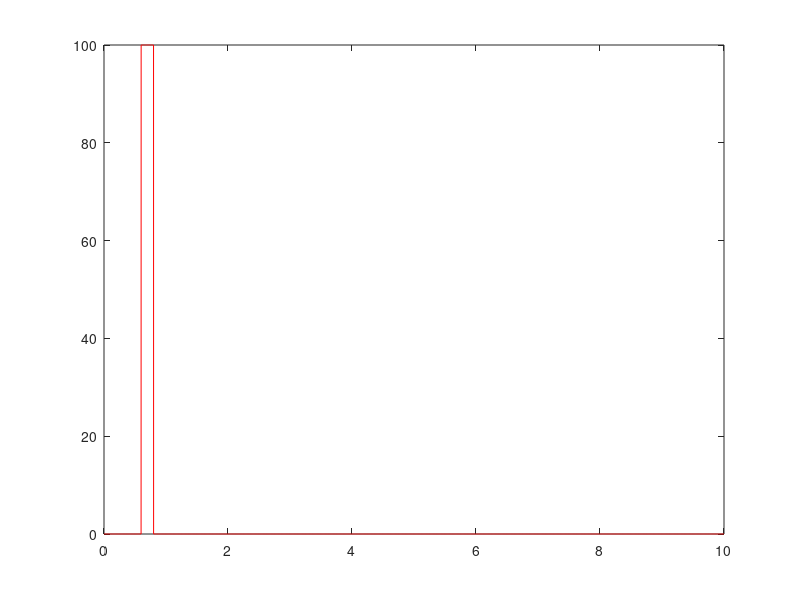
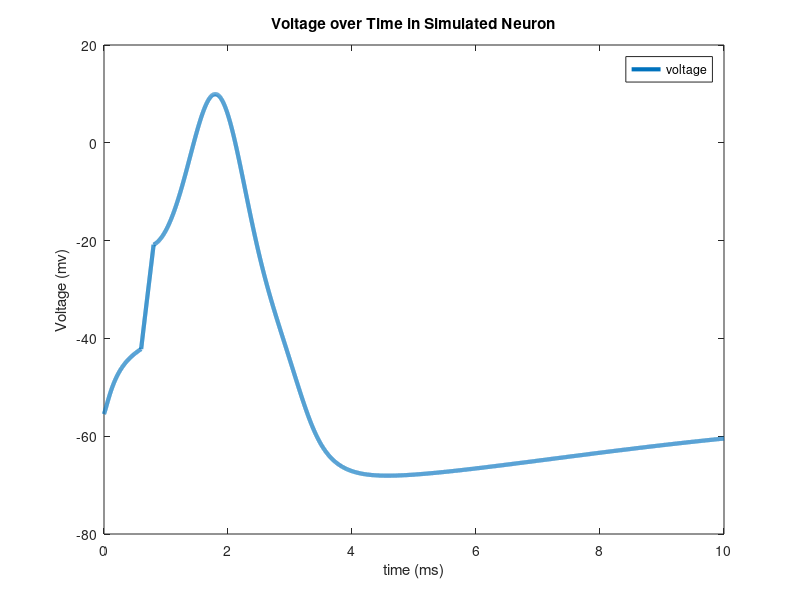
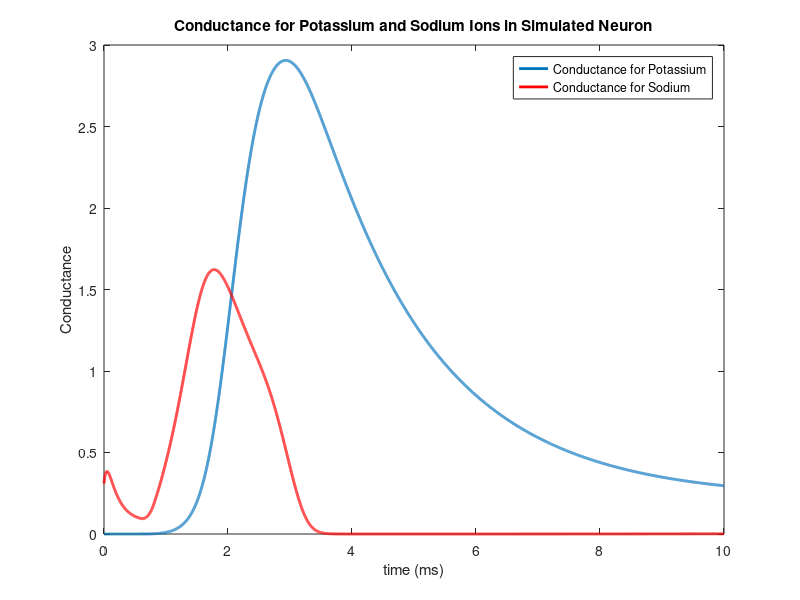
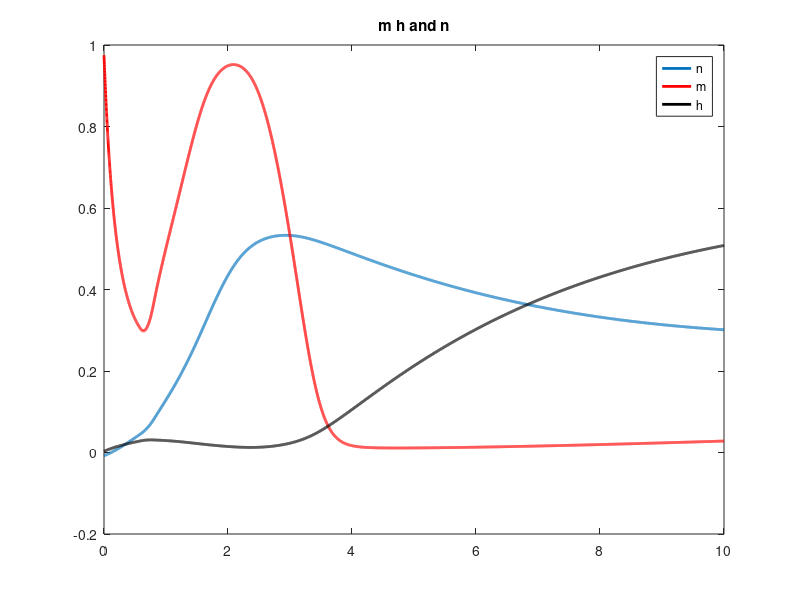

These charts were generated, in order, by the following MATLAB code:
clear
close all
clc
%===simulation time===
simulationTime = 10; %in milliseconds
deltaT=.001;
Fs = 1/deltaT;
t=0:deltaT:simulationTime;
vc = 0;

Vrest = -60;
% drugs application
pctTTX = 0;
pctTEA = 0;
TTX = 1-pctTTX;
TEA = 1 - pctTEA;

%===constant parameters===%
%All of these can be found in Table 3
C_out_Na = 460;
C_in_Na = 50;
C_out_K = 22;
C_in_K = 400;
% R = 8314.4621; %J/kmol*K
% F = 9.64853399e4; % Faraday constant
K = 0.086173; % R/zF
T = 273.16 + 16.91; % in kelvin

E_K = K*T*(log(C_out_K/C_in_K));
E_Na = K*T*(log(C_out_Na/C_in_Na));
E_L=10.6;
gbar_K=36*TEA; 
gbar_Na=120*TTX; 
g_L=.3;

C=1;
%===set the initial states===%
V=0; %Baseline voltage
mag_an = 0.01;
th_an = -55;
s_an = 0.1;
alpha_n = mag_an * ( (V-th_an) / (1-exp((V-th_an)*s_an)) ); %Equation 12
mag_bn = 0.125;
th_bn = -65;
s_bn = 0.013;
beta_n = mag_bn*exp((V-th_bn)*s_bn); %Equation 13
mag_am = 0.1;
th_am = -40;
s_am = -0.1;
alpha_m = mag_am*( (V-th_am) / (1-exp((V-th_am)*s_am)) ); %Equation 20
mag_bm = 4;
th_bm = -65;
s_bm = -0.056;
beta_m = mag_bm*exp((V-th_bm)*s_bm); %Equation 21
mag_ah = 0.07;
th_ah = -65;
s_ah = -0.05;
alpha_h = mag_ah*exp((V-th_ah)*s_ah); %Equation 23
mag_bh = 1;
th_bh = -35;
s_bh = -0.1;
beta_h = mag_bh/(exp((V-th_bh)*s_bh)+1); %Equation 24

n(1) = alpha_n/(alpha_n+beta_n); %Equation 9
m(1) = alpha_m/(alpha_m+beta_m); %Equation 18
h(1) = alpha_h/(alpha_h+beta_h); %Equation 18

I_Na = (m^3) * gbar_Na * h * (V-E_Na); %Equations 3 and 14
I_K = (n^4) * gbar_K * (V-E_K); %Equations 4 and 6
I_L = g_L *(V-E_L); %Equation 5
I = 0;
I_ion = I - (I_K + I_Na + I_L);


% Define Vrest
g_Na = (gbar_Na*(m(1).^3).*h(1));
g_K = (gbar_K*(n(1).^4));
% Vrest = I_ion/g_ion;
Vrest = -((g_Na*E_Na)+(g_K*E_K))/(g_Na+g_K);
E_K = E_K - Vrest; 
E_Na = E_Na - Vrest;
% E_K = -12;
% E_Na = 115;


I_Na = zeros(1,length(t)); %Equations 3 and 14
I_K = zeros(1,length(t)); %Equations 4 and 6
I_L = zeros(1,length(t)); %Equation 5
I_ion = zeros(1,length(t));

I = zeros(1,numel(t));
V = zeros(1, numel(t));
%% ======== define stimuli =====================
if vc
    voltageLevels= 60;
    
    stimS = 0.5; % in ms
    stimE = 5.5; % in ms
    stimDur = round((stimE-stimS))*Fs;
    V(round(stimS*Fs):round(stimE*Fs)) = voltageLevels; %I(2001:numel(t)) = currentLevels;
else
    %Set externally applied current across time
    %Here, first 500 timesteps are at current of 50, next 1500 timesteps at
    %current of zero (resets resting potential of neuron), and the rest of
    %timesteps are at constant current
    currentLevels1 = [100]; %Change this to see effect of different currents on voltage (Suggested values: 3, 20, 50, 1000)
    
    stimS1 = 0.6; % in ms
    stimE1 = 0.8; % in ms
    stimDur1 = round((stimE1-stimS1)*Fs);
    I(round(stimS1*Fs):round(stimE1*Fs)) = currentLevels1; %I(2001:numel(t)) = currentLevels;
    
%     currentLevels2 = [0]; %Change this to see effect of different currents on voltage (Suggested values: 3, 20, 50, 1000)
%     
%     stimS2 = 1; % in ms
%     stimE2 = 1; % in ms
%     stimDur2 = round((stimE2-stimS2)*Fs);
%     I(round(stimS2*Fs):round(stimE2*Fs)) = currentLevels2; %I(2001:numel(t)) = currentLevels;
    
    %plot the stimulus
    figure
    plot(t,I,'r')
    %Comment out the above line and uncomment the line below for constant current, and observe effects on voltage timecourse
    %I(1:numel(t)) = currentLevels;
end

for i=1:numel(t)-1 %Compute coefficients, currents, and derivates at each time step
    
    %---calculate the coefficients---%
    %Equations here are same as above, just calculating at each time step
    alpha_n(i) = (.01 * ( (10-V(i)) / (exp((10-V(i))/10)-1) ));
    beta_n(i) = .125*exp(-V(i)/80);
    alpha_m(i) = (.1*( (25-V(i)) / (exp((25-V(i))/10)-1) ));
    beta_m(i) = 4*exp(-V(i)/18);
    alpha_h(i) = .07*exp(-V(i)/20);
    beta_h(i) = 1/(exp((30-V(i))/10)+1);
    
    
    %---calculate the currents---%
    I_Na(i) = (m(i)^3) * gbar_Na * h(i) * (V(i)-E_Na); %Equations 3 and 14
    I_K(i) = (n(i)^4) * gbar_K * (V(i)-E_K); %Equations 4 and 6
    I_L(i) = g_L *(V(i)-E_L); %Equation 5
    I_ion(i) = I(i) - I_K(i) - I_Na(i) - I_L(i);
    
    
    
    %---calculate the derivatives using Euler first order approximation---%
    if ~vc
        V(i+1) = V(i) + deltaT*I_ion(i)/C;
    end
    %     I_ion(i) = (C*(-V(i)+V(i+1)))/deltaT;
    n(i+1) = (n(i) + deltaT*(alpha_n(i) *(1-n(i)) - beta_n(i) * n(i))); %Equation 7
    m(i+1) = (m(i) + deltaT*(alpha_m(i) *(1-m(i)) - beta_m(i) * m(i))); %Equation 15
    h(i+1) = (h(i) + deltaT*(alpha_h(i) *(1-h(i)) - beta_h(i) * h(i))); %Equation 16
    
end


V = V+Vrest; %Set resting potential to -70mv

%===plot Voltage===%
figure
plot(t,V,'LineWidth',3)
hold on
legend({'voltage'})
ylabel('Voltage (mv)')
xlabel('time (ms)')
title('Voltage over Time in Simulated Neuron')


%===plot Conductance===%
figure
p1 = plot(t,gbar_K*n.^4,'LineWidth',2);
hold on
p2 = plot(t,gbar_Na*(m.^3).*h,'r','LineWidth',2);
legend([p1, p2], 'Conductance for Potassium', 'Conductance for Sodium')
ylabel('Conductance')
xlabel('time (ms)')
title('Conductance for Potassium and Sodium Ions in Simulated Neuron')

% ======== plot n, m and h ================
figure
p1 = plot(t,n,'LineWidth',2);
hold on
p2 = plot(t,m,'r','LineWidth',2);
p3 = plot(t,h,'k','LineWidth',2);
title('m h and n')
legend('n','m','h')

% ========== plot individual currents ================
figure
p1 = plot(t,I_Na,'r','LineWidth',2);
hold on
p2 = plot(t,I_K,'b','LineWidth',2);
Itot = I_Na+I_K+I_L-I;
p3 = plot(t,Itot,'k','LineWidth',2);
title('Currents')
legend('Na', 'K', 'Total')

